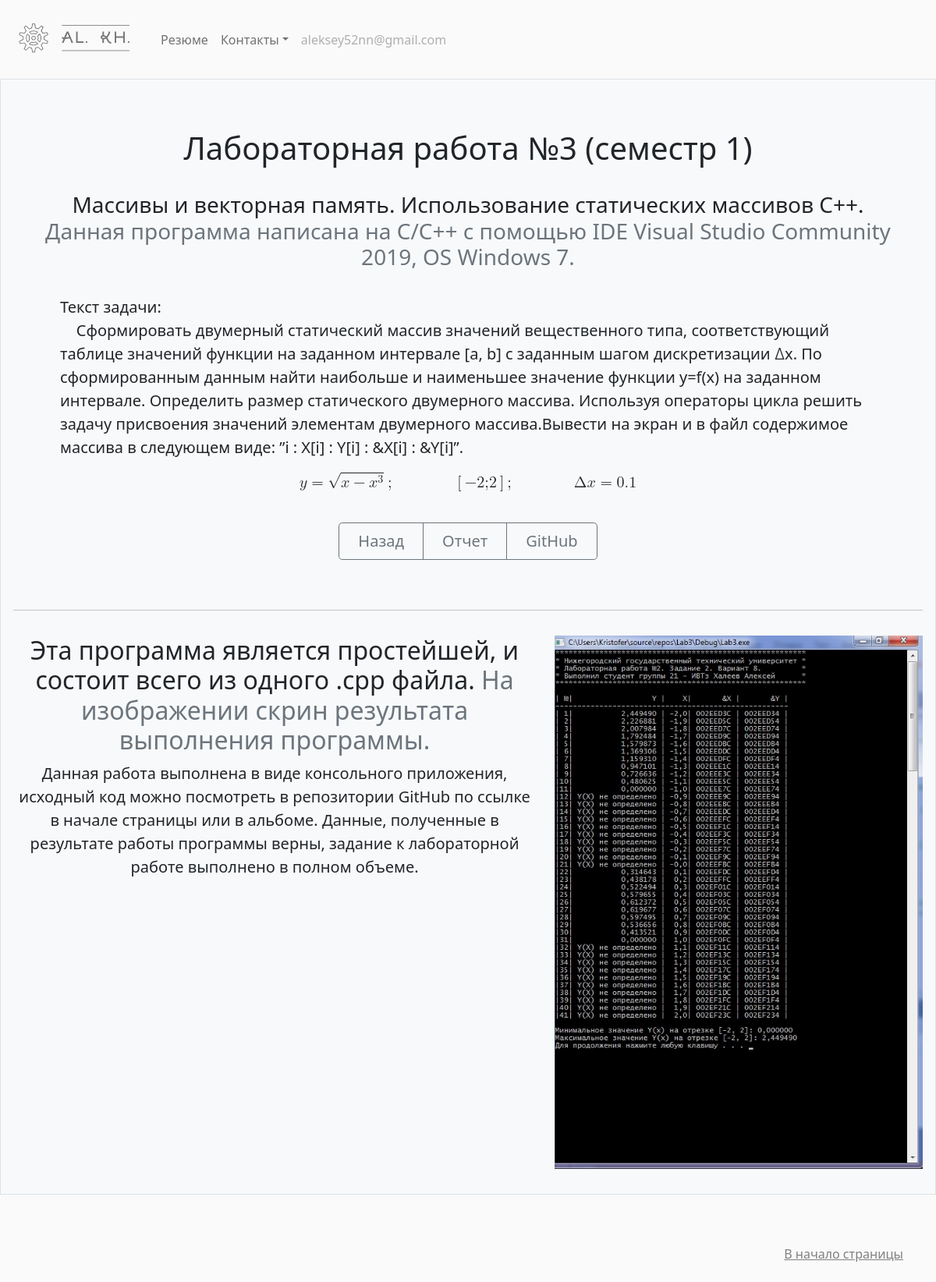
Page /portfolio/12/ on the committed database.
### portfolio/models.py (models this page shows, shortened)
class CardProject(models.Model):
    title = models.TextField(default="Title")
    date = models.DateField(default=django.utils.timezone.now)
    time = models.TimeField(default=django.utils.timezone.now)
    description_head = models.TextField(default="Description Head")
    description_span = models.TextField(default="Description Span")
    description_lead = models.TextField(default="Description Lead")
    logo = models.ImageField(upload_to='portfolio/images/', default="nothing")
    res1 = models.ImageField(upload_to='portfolio/images/', default="nothing")
    res1_head = models.TextField(default="Res1 Head Description")
    res1_span = models.TextField(default="Res1 Span Description")
    res1_lead = models.TextField(default="Res1 Lead Description")
    res2 = models.ImageField(upload_to='portfolio/images/', default="nothing")
    res2_head = models.TextField(default="Res2 Head Description")
    res2_span = models.TextField(default="Res2 Span Description")
    res2_lead = models.TextField(default="Res2 Lead Description")
    res3 = models.ImageField(upload_to='portfolio/images/', default="nothing")
    res3_head = models.TextField(default="Res3 Head Description")
    res3_span = models.TextField(default="Res3 Span Description")
    res3_lead = models.TextField(default="Res3 Lead Description")
    github = models.URLField()
    report = models.FileField(upload_to='portfolio/docs/', default="nothing")
    video = models.FileField(upload_to='portfolio/docs/', default="nothing")
    video_head = models.TextField(default="Video Head Description")
    video_span = models.TextField(default="Video Span Description")
    video_lead = models.TextField(default="Video Lead Description")

### portfolio/views.py (the view)
# urls.py: path('<int:card_id>/', views.detail, name='detail'),
def detail(request, card_id):
    card = get_object_or_404(CardProject, pk=card_id)
    return render(request, 'portfolio/detail.html', {'card': card})

### portfolio/templates/portfolio/detail.html (shortened to what this page needs)
{% extends 'home/base.html' %}
{% load static %}
{% block content %}
<div class="p-3 mb-3 bg-light border rounded-5" align="center">
    <div class="container-fluid py-5">
        <h1 class="featurette-heading" align="center">{{ card.title}}</h1><br>
        <h3 class="featurette-heading" align="center">{{ card.description_head|safe|linebreaksbr }}<br>
            <span class="text-muted">{{ card.description_span|safe|linebreaksbr }}</span></h3><br>
        <p class="lead mx-5" align="left" style="white-space: pre-wrap;">{{ card.description_lead|safe }}</p><br>
        <div class="btn-group">
            <a class="btn btn-outline-secondary btn-lg px-4" href="../">Назад</a>
            {% if card.report != "nothing" %}
            <a class="btn btn-outline-secondary btn-lg px-4" target="_blank" href="{{ card.report.url }}">Отчет</a>
            {% endif %}
            <a class="btn btn-outline-secondary btn-lg px-4" target="_blank" href="{{ card.github }}">GitHub</a>
        </div>
    </div>
    {% if card.res1 != "nothing" %}
    <hr class="featurette-divider">
    <div class="row featurette py-3">
      <div class="col-md-7">
        <h2 class="featurette-heading">{{ card.res1_head }} <span class="text-muted">{{ card.res1_span }}</span></h2>
        <p class="lead" style="white-space: pre-wrap;">{{ card.res1_lead|safe }}</p>
      </div>
      <div class="col-md-5">
        <img class="bd-placeholder-img bd-placeholder-img-lg featurette-image img-fluid mx-auto"
             width="500" height="auto" src="{{ card.res1.url }}">
      </div>
    </div>
    {% endif %}
</div>
<footer class="text-muted py-5">
  <div class="container">
    <p class="float-end mb-1">
      <a href="#">В начало страницы</a>
    </p>
  </div>
</footer>
{% endblock %}

### home/templates/home/base.html (style rules this page uses)
BODY { background: #fafafa }
H5 { text-align: center }
A { color: grey }
.bd-placeholder-img { font-size: 1.125rem; text-anchor: middle; -webkit-user-select: none; -moz-user-select: none; user-select: none; }
@media (min-width: 768px) { .bd-placeholder-img-lg { font-size: 3.5rem; } }

### rows in the picture
CardProject: title "Лабораторная работа №3 (семестр 1)", description_head "Массивы и векторная память. Использование статических массивов С++.", description_span "Данная программа написана на С/С++ с помощью IDE Visual Studio Community 2019, OS Windows 7.", description_lead "Текст задачи: Сформировать двумерный статический массив значений вещественного типа, соответствующий таблице значений функции на заданном интервале [a, b] с заданным шагом дискретизации ∆x. По сформированным данным найти наибольше и наименьшее значение функции y=f(x) на заданном интервале. Определить размер статического двумерного массива. Используя операторы цикла решить задачу присвоения значений элементам двумерного массива.Вывести на экран и в файл содержимое массива в следующем виде: ”i : X[i] : Y[i] : &X[i] : &Y[i]”. y = x − x 3 ; − 2 ; 2 ; ∆ x = 0.1", res1_head "Эта программа является простейшей, и состоит всего из одного .cpp файла.", res1_span "На изображении скрин результата выполнения программы.", res1_lead "Данная работа выполнена в виде консольного приложения, исходный код можно посмотреть в репозитории GitHub по ссылке в начале страницы или в альбоме. Данные, полученные в результате работы программы верны, задание к лабораторной работе выполнено в полном объеме.", res1 (picture)
